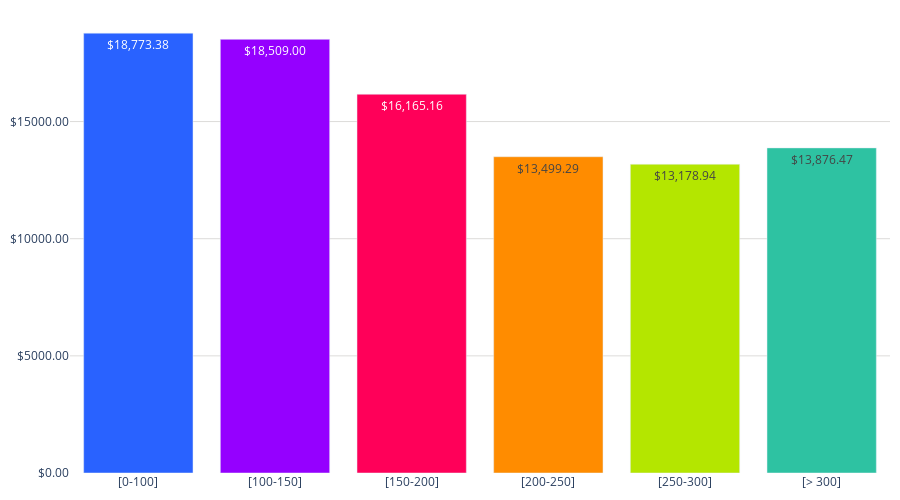

This figure's notebook cell:
### Markdown cell above
#### ***GRÁFICA***

### Code cell
colores = ['#2962ff', '#9500ff', '#ff0059', '#ff8c00', '#b4e600', '#2EC2A2','#F79CB9']
porcentajes = Precio_mean_M2['Precio_m2_mean']

# Convertir la columna 'Precio_m2_mean' a números de punto flotante
#Precio_mean_M2['Precio_m2_mean'] = Precio_mean_M2['Precio_m2_mean'].str.replace('$', '').str.replace(',', '').astype(float)
# Convertir los valores a cadenas con el formato deseado
textos_formateados = [f'${round(valor, 2):,.2f}' for valor in Precio_mean_M2['Precio_m2_mean']]

# Crear la figura
fig = go.Figure()

# Obtener el valor máximo redondeado al próximo múltiplo de 5000
max_valor = int(Precio_mean_M2['Precio_m2_mean'].max() / 5000 + 1) * 5000

# Agregar los datos como barras
fig.add_trace(go.Bar(
    x=Precio_mean_M2['Rango'],  # Eje x: Modalidades
    y=Precio_mean_M2['Precio_m2_mean'],  # Eje y: Porcentajes
    marker_color=colores,  # Especifica los colores de las barras
    text=textos_formateados,  # Texto que se mostrará en las barras (porcentaje)
    textposition='inside',  # Posición del texto (puede ser 'inside' o 'outside')
))

# Personalizar el diseño de la gráfica
fig.update_layout(
    #title='Precio promedio por M2 totales.',  # Título de la gráfica
    #xaxis=dict(title='Rango'),  # Título del eje x
    yaxis=dict(
        #title='Precio', # Título del eje y
        gridcolor='#dddcda', # Color de las líneas que dividen los rangos del eje Y
        gridwidth=1,
        tickvals=list(range(0, max_valor + 5000, 5000)),  # Valores de los ticks del eje y
        ticktext=[f'${valor:.2f}' for valor in range(0, max_valor + 5000, 5000)]  # Textos de los ticks del eje y
    ),  
    plot_bgcolor='rgba(0,0,0,0)',  # Color de fondo del gráfico
    height=500,  # Altura de la gráfica
    margin=dict(l=10, r=10, t=10, b=10)  # Ajusta los márgenes (left, right, top, bottom)
)

# Exportar gráfica como archivo HTML
def guardar_grafico_como_html(fig, nombre_archivo, carpeta='graficas'):
    # Crear la carpeta si no existe
    if not os.path.exists(carpeta):
        os.makedirs(carpeta)
    
    # Gráfica como archivo HTML en la carpeta especificada
    pio.write_html(fig, f'{carpeta}/{nombre_archivo}.html')

# Exportar
guardar_grafico_como_html(fig, 'g_bar_PrecioPromedio-M2_pueb', carpeta='graficas')
fig.show()

### Figure 1 — Plotly figure (JSON) as saved in the notebook; plotly's stock layout.template omitted (floating-point values rounded to 4 significant figures)
{"data": [{"marker": {"color": ["#2962ff", "#9500ff", "#ff0059", "#ff8c00", "#b4e600", "#2EC2A2", "#F79CB9"]}, "text": ["$18,773.38", "$18,509.00", "$16,165.16", "$13,499.29", "$13,178.94", "$13,876.47"], "textposition": "inside", "type": "bar", "x": ["[0-100]", "[100-150]", "[150-200]", "[200-250]", "[250-300]", "[> 300]"], "y": [18770.0, 18510.0, 16170.0, 13500.0, 13180.0, 13880.0]}], "layout": {"height": 500, "margin": {"b": 10, "l": 10, "r": 10, "t": 10}, "plot_bgcolor": "rgba(0,0,0,0)", "yaxis": {"gridcolor": "#dddcda", "gridwidth": 1, "ticktext": ["$0.00", "$5000.00", "$10000.00", "$15000.00", "$20000.00"], "tickvals": [0, 5000, 10000, 15000, 20000]}}}
